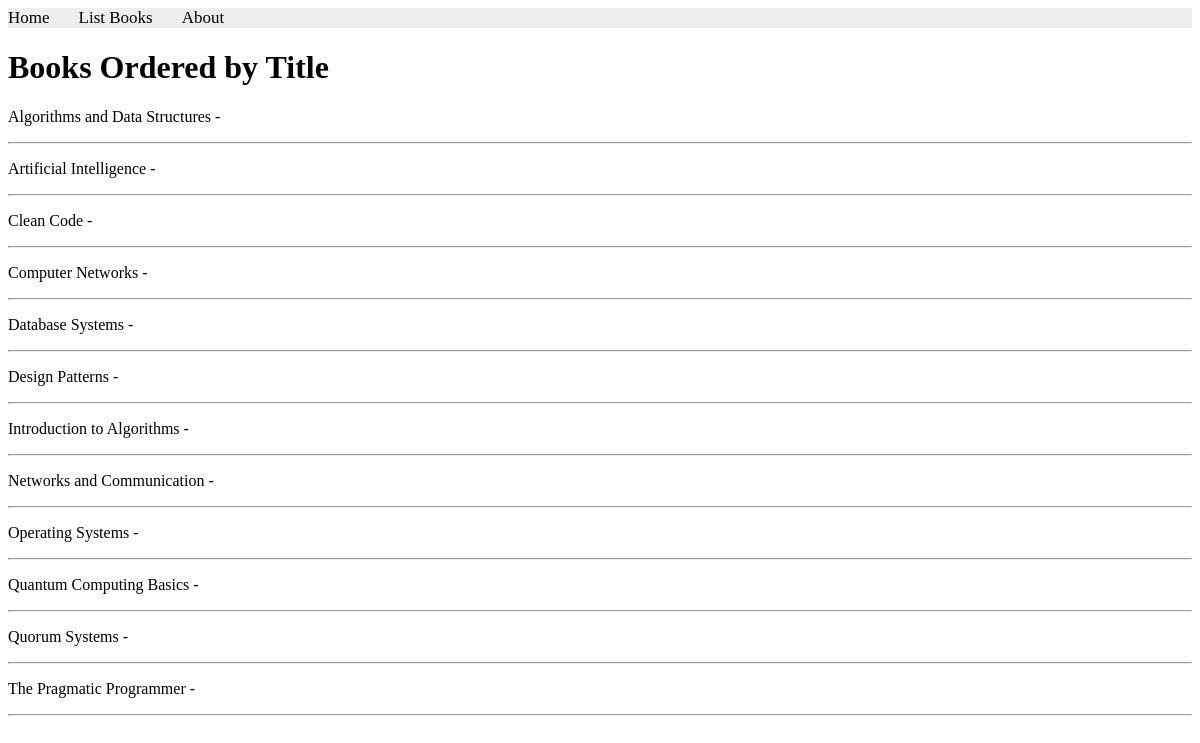
The app's page /books/lab8/task4/, older data.
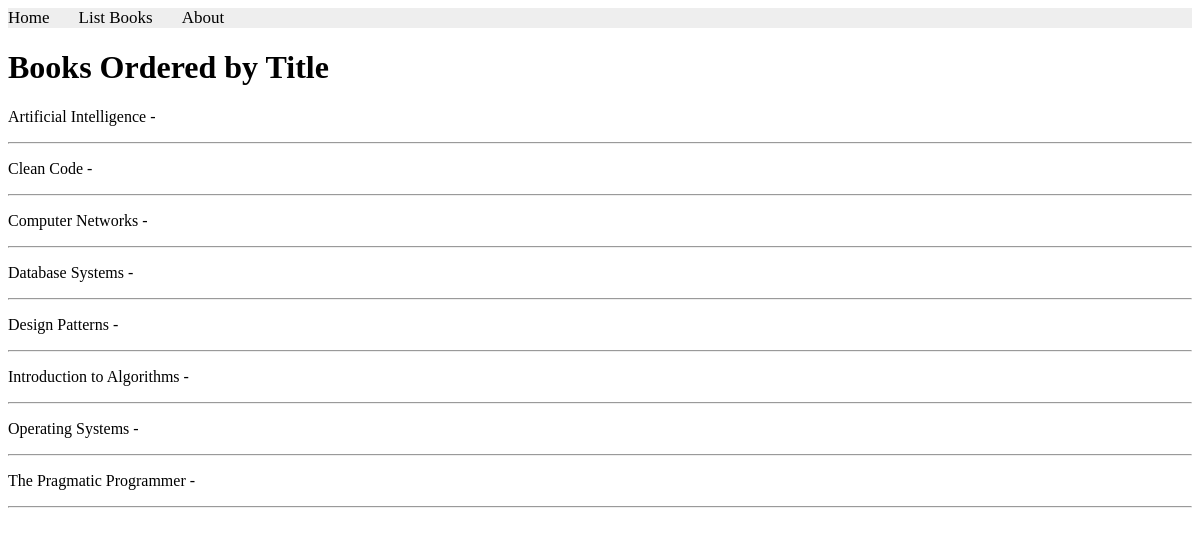
The same page, newer data.
### apps/bookmodule/models.py (models this page shows)
class Book(models.Model):
    title = models.CharField(max_length=100)
    price = models.FloatField(default=0.0)
    quantity = models.IntegerField(default=1)
    pubdate = models.DateTimeField()
    rating = models.SmallIntegerField(default=1)
    publisher = models.ForeignKey(Publisher, null=True, on_delete=models.SET_NULL)
    authors = models.ManyToManyField(Author)

### apps/bookmodule/views.py (the view)
# urls.py: path('lab8/task4/', views.lab8_task4, name='books.lab8_task4'),
def lab8_task4(request):
 books = Book.objects.all().order_by('title')
 return render(request, 'bookmodule/lab8_task4.html', {'books': books})

### apps/templates/bookmodule/lab8_task4.html (shortened to what this page needs)
{% extends "layouts/base.html" %}
{% block content %}
<h1>Books Ordered by Title</h1>
{% for book in books %}
    <p>{{ book.title }} - {{ book.author }}</p>
    <hr>
{% endfor %}
{% endblock content %}

Row changes from the older to the newer data that the page shows:
removed Book: title "Algorithms and Data Structures"
removed Book: title "Networks and Communication"
removed Book: title "Quantum Computing Basics"
removed Book: title "Quorum Systems"
